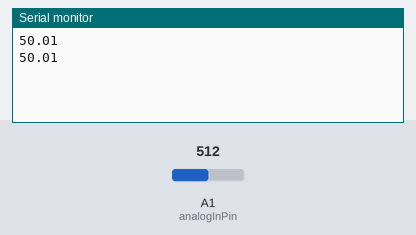
A sketch run on a simulated Arduino Zero (SAMD21). Shown: the last lines printed to the serial monitor. The inputs (shaded band) are chosen by the test bench; at power-on: A1 (analogInPin) = 512 (analog values on the 0–1023 scale).

Above: at 1.2 s.
1.3 s: A1 (analogInPin) set to 716
At 2.5 s:
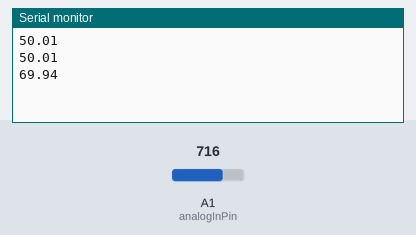
2.8 s: A1 (analogInPin) set to 900
At 3.3 s:
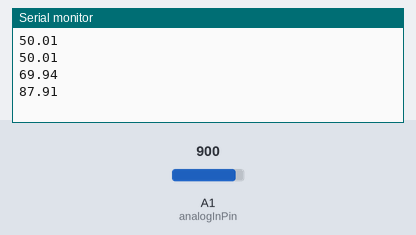
Timing chart, 0 to 5.8 s (numbered marks = the images above; inputs shaded):
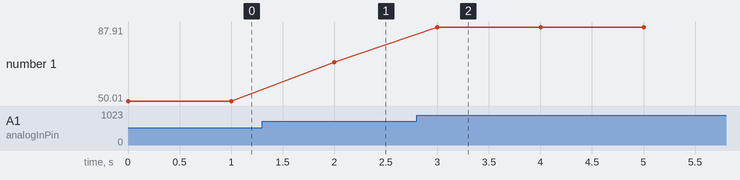

Measured:
- after the input at 1.3 s, the serial monitor: prints a new line after 0.70 s (image 1)
- after the input at 2.8 s, the serial monitor: prints a new line after 0.20 s (image 2)
- plotted number 1: 50.01 → 69.94 after the input at 1.3 s, 69.94 → 87.91 after the input at 2.8 s

The sketch:

temt6000test1.ino
```cpp
const int analogInPin = A1;  // Analog input pin that the potentiometer is attached to
const int analogOutPin = 9; // Analog output pin that the LED is attached to

int sensorValue = 0;        // value read from the pot
int outputValue = 0;        // value output to the PWM (analog out)

void setup() {
  // initialize serial communications at 9600 bps:
  Serial.begin(9600);

  analogReadResolution(12);
}

void loop() {
  // read the analog in value:
  sensorValue = analogRead(analogInPin);

  float voltage = (3.3/4096*analogRead(A1));
  float strom = (voltage/10020);
  float lichtstrom = (strom*2*1000000);
  lichtstrom = lichtstrom / 6.5852;     //In Prozent 658,52 (Maximalwert) / 100
 Serial.print(lichtstrom,2);

Serial.print("\n");

 delay(1000);
}
```

bitwise.cpp
```cpp
#include <iostream>
#include <inttypes.h>
#include <stdint.h>

using namespace std;

int main() {
  uint16_t number16 = 54233; 			//1101001111011001
  uint8_t highbyte = (number16 & 0xFF00) >> 8;  //11010011
  uint8_t lowbyte = (number16 & 0x00FF);	//11011001

  cout << "Originalzahl: " << number16 << "\nAuseinandergenommen: \n \t highbyte: " <<(int) highbyte << "\n \t lowbyte: " <<(int) lowbyte << "\n";

  //Setzen wir den Wert wieder zusammen :P

  uint16_t number16New;
  number16New = (highbyte <<8) | lowbyte;

  cout << "Wieder zusammen gesetzt: " << number16New << "\n";
}
```
